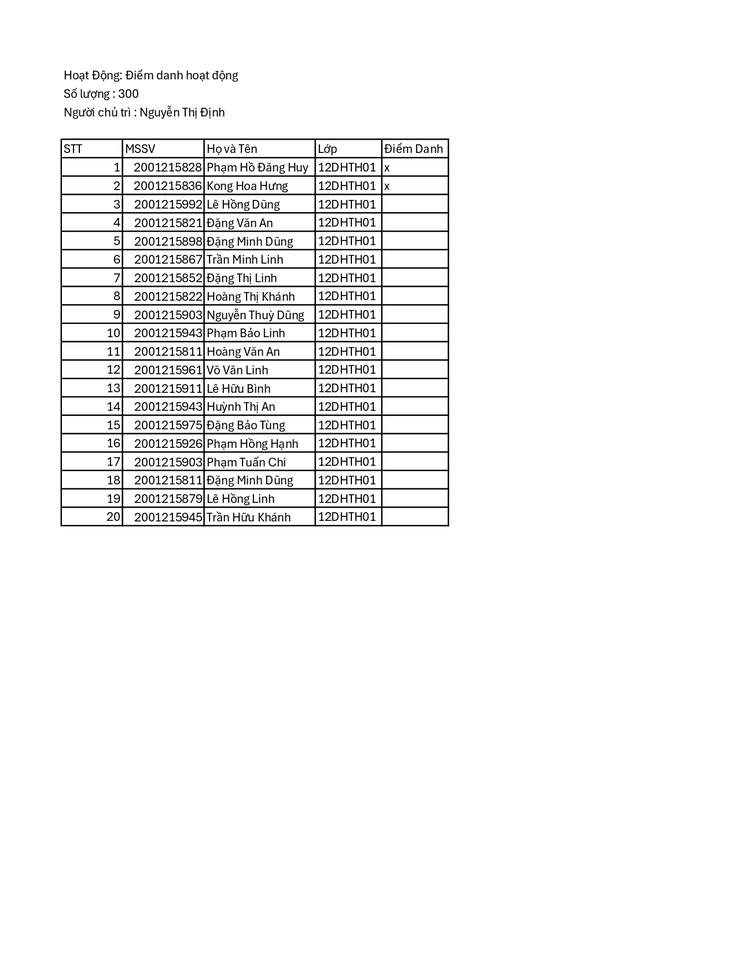
#> input picture Server/OCR/sources/File.jpg, 738 x 956 px, shrunk from 1275 x 1650 before the run
$ python -i ocr_service.py   (imports and definitions only)
#> lines starting #> are read from the running program, lines starting #| are printed output that depends on the picture; after the words box and inside, x2 and y2 are one past the last pixel; in counts of white or black regions, pixels touching at a corner belong together
import pytesseract
from PIL import Image, ImageEnhance, ImageFilter
import re

class OCRService:
    @staticmethod
    def preprocess_image(image_stream):
        """
        Enhance image quality for OCR processing.
        """
#> called with image_stream = '../../sources/File.jpg'
        img = Image.open(image_stream)
#> img is the input picture: PIL image 738x956 RGB; min 0, max 255, mean 244.1

        # grayscale
        img = img.convert("L")
#> img: PIL image 738x956 L

        img = img.filter(ImageFilter.SHARPEN)

        enhancer = ImageEnhance.Contrast(img)
        img = enhancer.enhance(2)
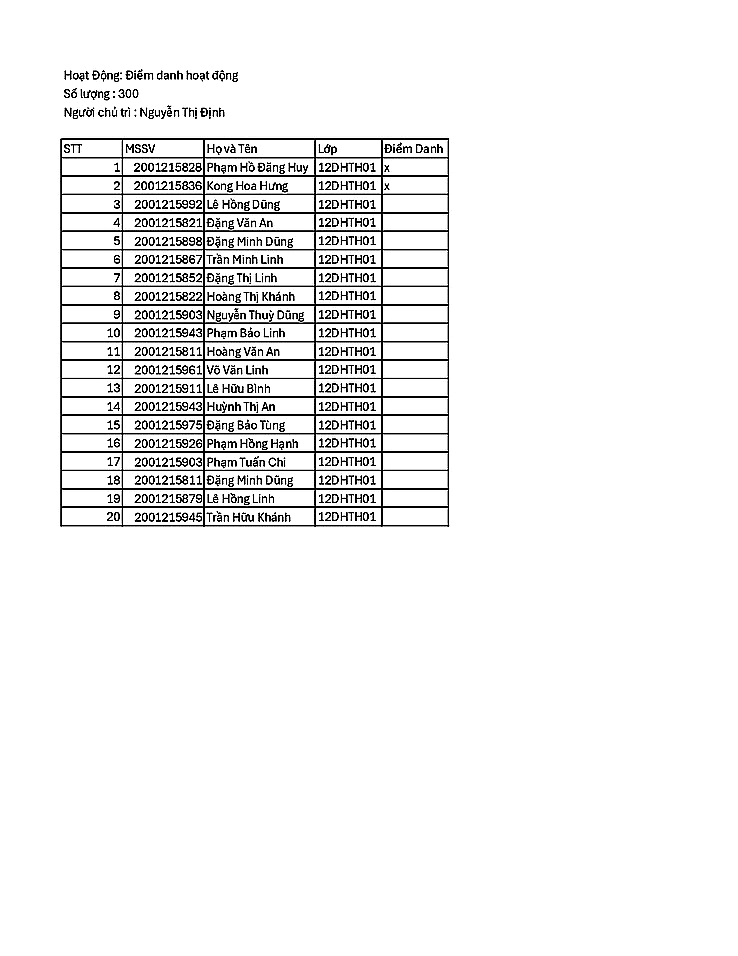
#> img: PIL image 738x956 L; min 0, max 255, mean 241.6

        # Apply binary thresholding
        img = img.point(lambda x: 0 if x < 128 else 255, '1')
#> img: PIL image 738x956 1; 94.9% white; black in thin lines or dots, all inside (x1, y1, x2, y2) = (60, 69, 449, 527)

        return img

    def extract_mssv_from_image(image_stream):
        try:
            img = OCRService.preprocess_image(image_stream)

            # OCR Process
            ocr_result = pytesseract.image_to_string(img, lang="eng+vie")

            lines = ocr_result.split("\n")

            mssv_list = []
            for line in lines:
                # 10-digits
                match = re.search(r'(\d{10}).*?[xX✗✔!@#$%^&*]', line)
                if match:
                    mssv_list.append(match.group(1))

            return mssv_list

        except Exception as e:
            print("Error processing image:", e)

>>> result = OCRService().preprocess_image('../../sources/File.jpg')
